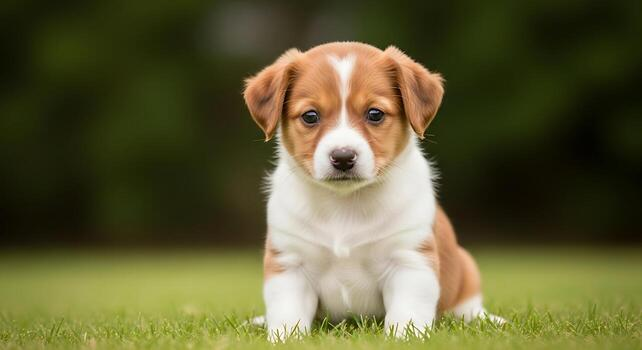
#> input picture pepper.jpg, 642 x 350 px
$ jupyter execute EXP08.ipynb
#> lines starting #> are read from the running program, lines starting #| are printed output that depends on the picture; after the words box and inside, x2 and y2 are one past the last pixel; in counts of white or black regions, pixels touching at a corner belong together
# Ex. No: 08
#  Image Segmentation using Threshold

**Name :** ROSHINI S  **Reg. No :** 212223230174 **Slot No :** 26OD1143

[cell 1]
#import required libraries
import cv2
import numpy as np
import matplotlib.pyplot as plt

[cell 2]
#Load Original Image
image = cv2.imread('pepper.jpg')
#> image is the input picture: shape (350, 642, 3); mean B, G, R 53.5, 92, 95.4

[cell 3]
#Convert to GrayScale
gray_image = cv2.cvtColor(image, cv2.COLOR_BGR2GRAY)
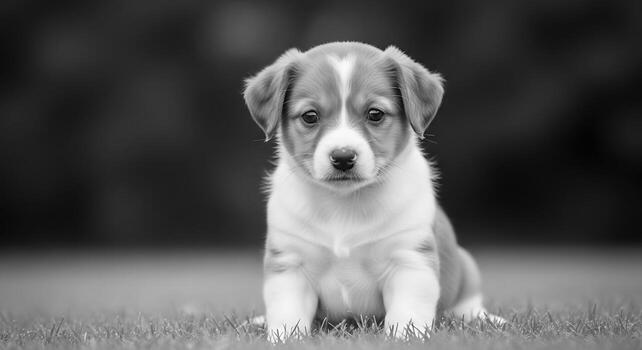
#> gray_image: shape (350, 642); min 2, max 253, mean 88.6

[cell 4]
#Global thresholding
threshold_value = 127
ret, thresholded_image = cv2.threshold(gray_image,threshold_value,255,cv2.THRESH_BINARY)
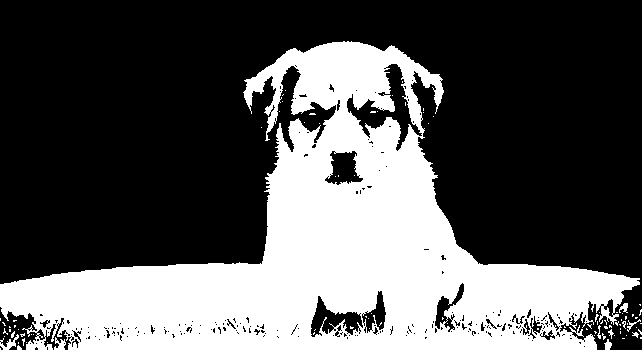
#> thresholded_image: shape (350, 642); 34.7% white; 93 white regions (84 under 20 px), largest, box (x1, y1, x2, y2) and area: (0, 41, 640, 350) 77098, (0, 334, 19, 350) 112, (54, 337, 66, 350) 88
#> ret = 127

[cell 5]
# Display the thresholded image
plt.figure(figsize=(10, 6))
plt.imshow(thresholded_image, cmap="gray")
plt.title("Global Thresholded Image")
plt.axis("off")
plt.show()

[cell 6]
#Adaptive Thresholding
# Adaptive Mean Thresholding
adaptive_mean = cv2.adaptiveThreshold(gray_image,255,cv2.ADAPTIVE_THRESH_MEAN_C,cv2.THRESH_BINARY,11,2)
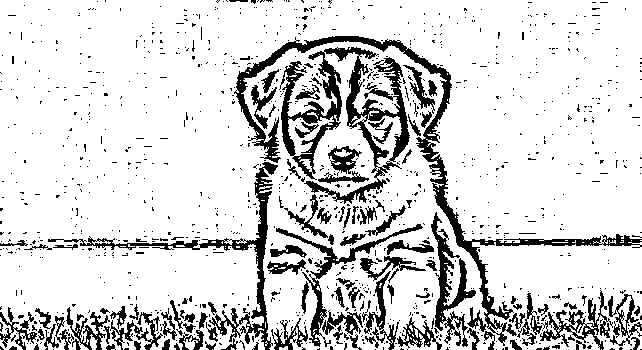
#> adaptive_mean: shape (350, 642); 83.9% white; 1119 black regions (1005 under 20 px), largest, box (x1, y1, x2, y2) and area: (234, 36, 642, 346) 5956, (279, 47, 410, 204) 5847, (48, 162, 278, 350) 3055

# Adaptive Gaussian Thresholding
adaptive_gaussian = cv2.adaptiveThreshold(gray_image,255,cv2.ADAPTIVE_THRESH_GAUSSIAN_C,cv2.THRESH_BINARY,11,2)
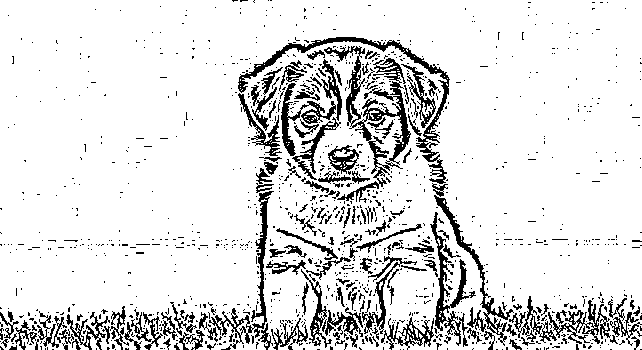
#> adaptive_gaussian: shape (350, 642); 87.3% white; black in thin lines or dots

[cell 7]
# Display the segmented images
plt.figure(figsize=(15, 5))

plt.subplot(1, 3, 1)
plt.imshow(gray_image, cmap="gray")
plt.title("Original Grayscale")
plt.axis("off")

plt.subplot(1, 3, 2)
plt.imshow(adaptive_mean, cmap="gray")
plt.title("Adaptive Mean Thresholding")
plt.axis("off")

plt.subplot(1, 3, 3)
plt.imshow(adaptive_gaussian, cmap="gray")
plt.title("Adaptive Gaussian Thresholding")
plt.axis("off")

plt.tight_layout()
plt.show()

[cell 8]
# Step 6: Otsu's Thresholding
otsu_threshold, otsu_image = cv2.threshold(gray_image,0,255,cv2.THRESH_BINARY + cv2.THRESH_OTSU)
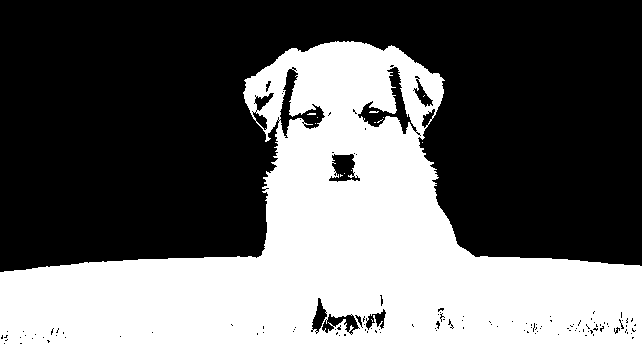
#> otsu_image: shape (350, 642); 40.1% white; 14 white regions (13 under 20 px), largest, box (x1, y1, x2, y2) and area: (0, 41, 642, 350) 89951
#> otsu_threshold = 101

# Display the segmented image
plt.figure(figsize=(10, 6))
plt.imshow(otsu_image, cmap="gray")
plt.title(f"Otsu's Thresholding (Threshold = {otsu_threshold:.0f})")
plt.axis("off")
plt.show()

# Display the automatically calculated threshold
print("Optimal Otsu Threshold Value:", otsu_threshold)
#| Optimal Otsu Threshold Value: 101.0

[cell 9]
# Step 7: Compare Global, Adaptive, and Otsu's Thresholding
plt.figure(figsize=(15, 10))

# Global Thresholding
plt.subplot(2, 2, 1)
plt.imshow(thresholded_image, cmap="gray")
plt.title("Global Thresholding")
plt.axis("off")

# Adaptive Mean Thresholding
plt.subplot(2, 2, 2)
plt.imshow(adaptive_mean, cmap="gray")
plt.title("Adaptive Mean Thresholding")
plt.axis("off")

# Adaptive Gaussian Thresholding
plt.subplot(2, 2, 3)
plt.imshow(adaptive_gaussian, cmap="gray")
plt.title("Adaptive Gaussian Thresholding")
plt.axis("off")

# Otsu's Thresholding
plt.subplot(2, 2, 4)
plt.imshow(otsu_image, cmap="gray")
plt.title(f"Otsu's Thresholding (T = {otsu_threshold:.0f})")
plt.axis("off")

plt.tight_layout()
plt.show()
